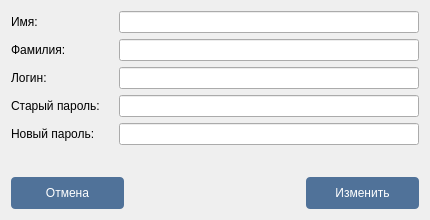
<?xml version="1.0" encoding="UTF-8"?>
<ui version="4.0">
 <class>DialogChangeUser</class>
 <widget class="QDialog" name="DialogChangeUser">
  <property name="geometry">
   <rect>
    <x>0</x>
    <y>0</y>
    <width>430</width>
    <height>220</height>
   </rect>
  </property>
  <property name="sizePolicy">
   <sizepolicy hsizetype="Preferred" vsizetype="Preferred">
    <horstretch>0</horstretch>
    <verstretch>0</verstretch>
   </sizepolicy>
  </property>
  <property name="minimumSize">
   <size>
    <width>430</width>
    <height>220</height>
   </size>
  </property>
  <property name="maximumSize">
   <size>
    <width>430</width>
    <height>220</height>
   </size>
  </property>
  <property name="windowTitle">
   <string>Изменение пользователя</string>
  </property>
  <property name="windowIcon">
   <iconset resource="resources.qrc">
    <normaloff>:/new/images/images/Launchpad 2.png</normaloff>:/new/images/images/Launchpad 2.png</iconset>
  </property>
  <layout class="QGridLayout" name="gridLayout">
   <item row="1" column="0">
    <spacer name="verticalSpacer">
     <property name="orientation">
      <enum>Qt::Vertical</enum>
     </property>
     <property name="sizeHint" stdset="0">
      <size>
       <width>20</width>
       <height>11</height>
      </size>
     </property>
    </spacer>
   </item>
   <item row="0" column="0">
    <layout class="QVBoxLayout" name="verticalLayout">
     <item>
      <layout class="QHBoxLayout" name="horizontalLayout">
       <item>
        <widget class="QLabel" name="nameLabel">
         <property name="minimumSize">
          <size>
           <width>0</width>
           <height>18</height>
          </size>
         </property>
         <property name="text">
          <string>Имя:</string>
         </property>
         <property name="buddy">
          <cstring>nameField</cstring>
         </property>
        </widget>
       </item>
       <item>
        <widget class="QLineEdit" name="nameField">
         <property name="minimumSize">
          <size>
           <width>300</width>
           <height>21</height>
          </size>
         </property>
         <property name="maximumSize">
          <size>
           <width>300</width>
           <height>16777215</height>
          </size>
         </property>
         <property name="clearButtonEnabled">
          <bool>true</bool>
         </property>
        </widget>
       </item>
      </layout>
     </item>
     <item>
      <layout class="QHBoxLayout" name="horizontalLayout_2">
       <item>
        <widget class="QLabel" name="surnameLabel">
         <property name="minimumSize">
          <size>
           <width>0</width>
           <height>18</height>
          </size>
         </property>
         <property name="text">
          <string>Фамилия:</string>
         </property>
         <property name="buddy">
          <cstring>surnameField</cstring>
         </property>
        </widget>
       </item>
       <item>
        <widget class="QLineEdit" name="surnameField">
         <property name="minimumSize">
          <size>
           <width>300</width>
           <height>22</height>
          </size>
         </property>
         <property name="maximumSize">
          <size>
           <width>195</width>
           <height>21</height>
          </size>
         </property>
         <property name="clearButtonEnabled">
          <bool>true</bool>
         </property>
        </widget>
       </item>
      </layout>
     </item>
     <item>
      <layout class="QHBoxLayout" name="horizontalLayout_3">
       <item>
        <widget class="QLabel" name="loginLabel">
         <property name="minimumSize">
          <size>
           <width>0</width>
           <height>18</height>
          </size>
         </property>
         <property name="text">
          <string>Логин:</string>
         </property>
         <property name="buddy">
          <cstring>loginField</cstring>
         </property>
        </widget>
       </item>
       <item>
        <widget class="QLineEdit" name="loginField">
         <property name="minimumSize">
          <size>
           <width>300</width>
           <height>21</height>
          </size>
         </property>
         <property name="maximumSize">
          <size>
           <width>300</width>
           <height>16777215</height>
          </size>
         </property>
         <property name="clearButtonEnabled">
          <bool>true</bool>
         </property>
        </widget>
       </item>
      </layout>
     </item>
     <item>
      <layout class="QHBoxLayout" name="horizontalLayout_4">
       <item>
        <widget class="QLabel" name="passwordLabel">
         <property name="minimumSize">
          <size>
           <width>0</width>
           <height>18</height>
          </size>
         </property>
         <property name="text">
          <string>Старый пароль:</string>
         </property>
         <property name="buddy">
          <cstring>passwordField</cstring>
         </property>
        </widget>
       </item>
       <item>
        <widget class="QLineEdit" name="passwordField">
         <property name="minimumSize">
          <size>
           <width>300</width>
           <height>21</height>
          </size>
         </property>
         <property name="maximumSize">
          <size>
           <width>300</width>
           <height>16777215</height>
          </size>
         </property>
         <property name="clearButtonEnabled">
          <bool>true</bool>
         </property>
        </widget>
       </item>
      </layout>
     </item>
     <item>
      <layout class="QHBoxLayout" name="horizontalLayout_5">
       <item>
        <widget class="QLabel" name="repeatLabel">
         <property name="minimumSize">
          <size>
           <width>0</width>
           <height>18</height>
          </size>
         </property>
         <property name="text">
          <string>Новый пароль:</string>
         </property>
         <property name="buddy">
          <cstring>repeatField</cstring>
         </property>
        </widget>
       </item>
       <item>
        <widget class="QLineEdit" name="repeatField">
         <property name="minimumSize">
          <size>
           <width>300</width>
           <height>21</height>
          </size>
         </property>
         <property name="maximumSize">
          <size>
           <width>300</width>
           <height>16777215</height>
          </size>
         </property>
         <property name="clearButtonEnabled">
          <bool>true</bool>
         </property>
        </widget>
       </item>
      </layout>
     </item>
    </layout>
   </item>
   <item row="2" column="0">
    <layout class="QHBoxLayout" name="horizontalLayout_6">
     <item>
      <widget class="QPushButton" name="cancelButton">
       <property name="sizePolicy">
        <sizepolicy hsizetype="Fixed" vsizetype="Fixed">
         <horstretch>0</horstretch>
         <verstretch>0</verstretch>
        </sizepolicy>
       </property>
       <property name="minimumSize">
        <size>
         <width>113</width>
         <height>32</height>
        </size>
       </property>
       <property name="maximumSize">
        <size>
         <width>20</width>
         <height>32</height>
        </size>
       </property>
       <property name="styleSheet">
        <string notr="true">background-color: #507299;
border-radius: 4px;
color:#FFFFFF;</string>
       </property>
       <property name="text">
        <string>Отмена</string>
       </property>
       <property name="autoDefault">
        <bool>false</bool>
       </property>
      </widget>
     </item>
     <item>
      <spacer name="horizontalSpacer">
       <property name="orientation">
        <enum>Qt::Horizontal</enum>
       </property>
       <property name="sizeHint" stdset="0">
        <size>
         <width>40</width>
         <height>20</height>
        </size>
       </property>
      </spacer>
     </item>
     <item>
      <widget class="QPushButton" name="createButton">
       <property name="sizePolicy">
        <sizepolicy hsizetype="Fixed" vsizetype="Fixed">
         <horstretch>0</horstretch>
         <verstretch>0</verstretch>
        </sizepolicy>
       </property>
       <property name="minimumSize">
        <size>
         <width>113</width>
         <height>32</height>
        </size>
       </property>
       <property name="maximumSize">
        <size>
         <width>113</width>
         <height>32</height>
        </size>
       </property>
       <property name="styleSheet">
        <string notr="true">background-color: #507299;
border-radius: 4px;
color:#FFFFFF;</string>
       </property>
       <property name="text">
        <string>Изменить</string>
       </property>
       <property name="default">
        <bool>true</bool>
       </property>
      </widget>
     </item>
    </layout>
   </item>
  </layout>
 </widget>
 <resources>
  <include location="resources.qrc"/>
 </resources>
 <connections/>
</ui>
